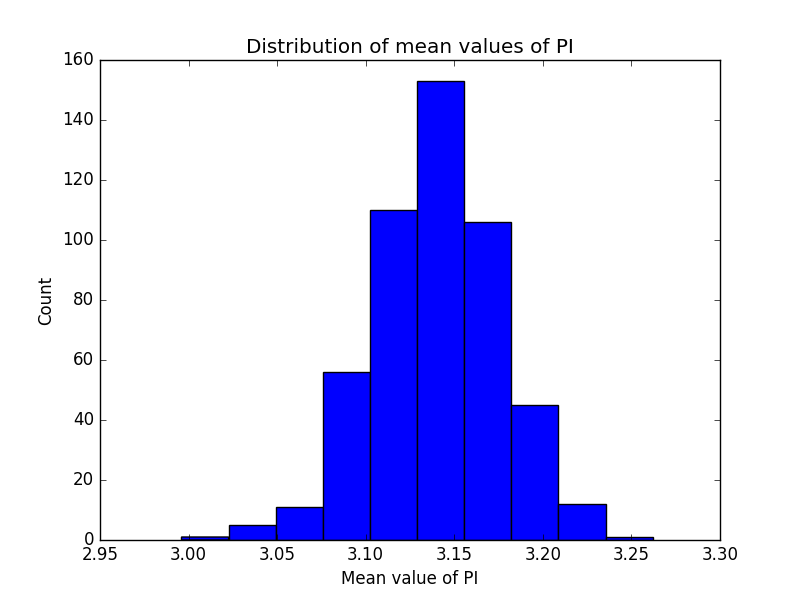

Here is the Python script that generated this plot:
"""
Created on Wed Sep 21 15:57:04 2016

@author: Rahul Dandwate
"""
import numpy as np
import matplotlib.pyplot as plt

a = np.empty(0)
e = np.empty(0)

for j in range(0, 500):
    count = 0
    x = np.random.random_sample(2000)
    y = np.random.random_sample(2000)
    for i in range(0, 2000):
        if np.sqrt((x[i] - 0.5)**2 + (y[i] - 0.5)**2) <= 0.5:   #Check for location of point
            count += 1                                          #Incremented for each point inside the circle
    a = np.append(a, count*4.0 / 2000.0)                        #Mean value of PI for experiment

plt.hist(a)
mean = np.sum(a) / 500.0                                        #sample mean
print("Value of PI", mean)
e = abs(a - mean)
print("Sample Width:", (500 / 499) * np.sqrt(np.sum((e**2) / 500)))            #Calulating the sample width of Distribution of mean value PI
print("Error in individual Experiments: \n")
print(e)
plt.xlabel('Mean value of PI')
plt.ylabel('Count')
plt.title('Distribution of mean values of PI')
plt.savefig("pi.png")
plt.show()
